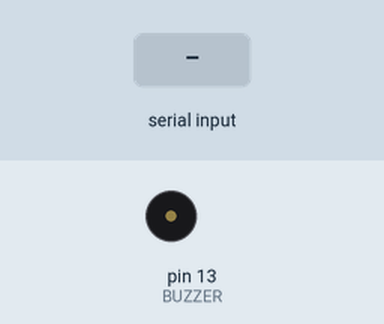
This sketch was run on a simulated Arduino Uno, built with avr-gcc and run on an emulated ATmega328P. On the bench: buzzer (waves = sounding). Inputs (shaded band) come from the test bench.

Above: at 1.2 s.
1.3 s: "90,45\n" received over Serial
At 1.7 s:
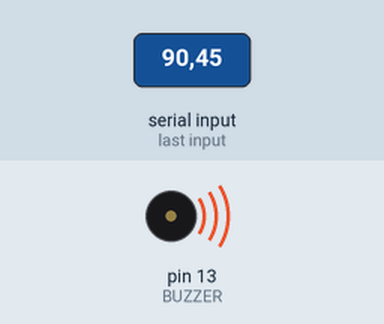
Timing chart, 0 to 4.3 s (numbered marks = the images above; inputs shaded):
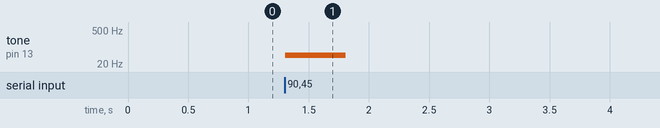

Measured:
- after the input at 1.3 s, tone on pin 13 (BUZZER): silent → 45 Hz at once, → silent 0.50 s later

The sketch:

ex10_06_a.ino
```cpp
// 아두이노: 정숫값 수신 후 부저음 제어

#define BUZZER 13

void setup() {
  pinMode(BUZZER, OUTPUT);
  Serial.begin(9600);
}

void loop() {
  while (Serial.available()) {
    int value = Serial.parseInt();
    tone(BUZZER, value, 500);
  }
}
```
